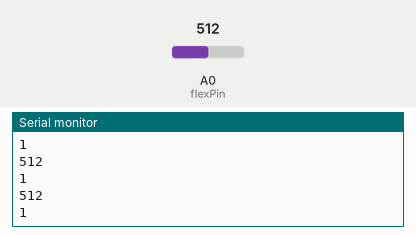
Recording of a sketch running on a simulated Arduino Uno, built with avr-gcc and run on an emulated ATmega328P. On the bench: the last lines printed to the serial monitor. The inputs (shaded band) are chosen by the test bench; at power-on: A0 (flexPin) = 512. No radio packets arrive unless stated.

Above: at 1.2 s.
1.3 s: A0 (flexPin) set to 716
At 1.34 s:
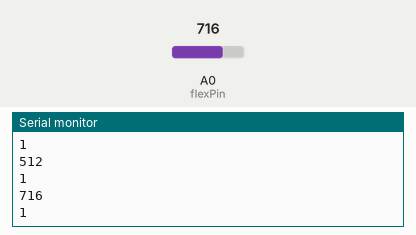
2.8 s: A0 (flexPin) set to 900
At 2.86 s:
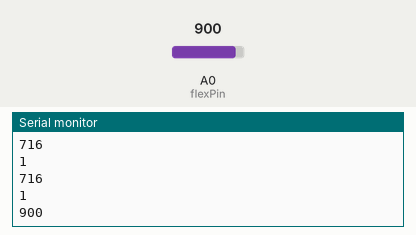
Timing chart, 0 to 5.8 s (numbered marks = the images above; inputs shaded):
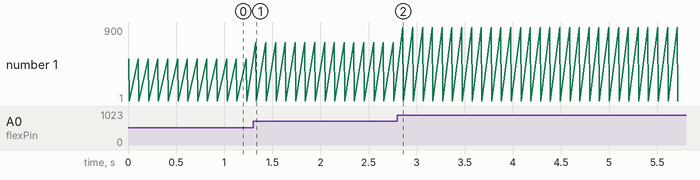

Measured:
- after the input at 1.3 s, the serial monitor: prints a new line at once (image 1)
- after the input at 2.8 s, the serial monitor: prints a new line after 0.06 s (image 2)

The sketch:

glove_flex_transmit.ino
```cpp
#include <nRF24L01.h>
#include <SPI.h>
#include <RF24.h>
#include "Wire.h"

RF24 radio(8, 10); // CE, CSN pins on the transceiver module

const uint64_t pipe = 0xE8E8F0F0E1LL; // Pipe address for communication

int flexPin = A0;
int flexValue;

void setup() {
  Serial.begin(9600); 		// Start the serial communication
  Wire.begin();
  radio.begin(); 		// Start the transceiver module
  radio.openWritingPipe(pipe); 	// Set address of receiving module
}

void loop() {
  flexValue = analogRead(flexPin); // Read the flex sensor value
  Serial.println(flexValue);
  boolean test = radio.write(&flexValue, sizeof(flexValue)); // Send value to receiver
  Serial.println(test); // print 0 if no connection to reciever, 1 if there is
  delay(100); // Wait for 100ms before sending the next value
}
```
